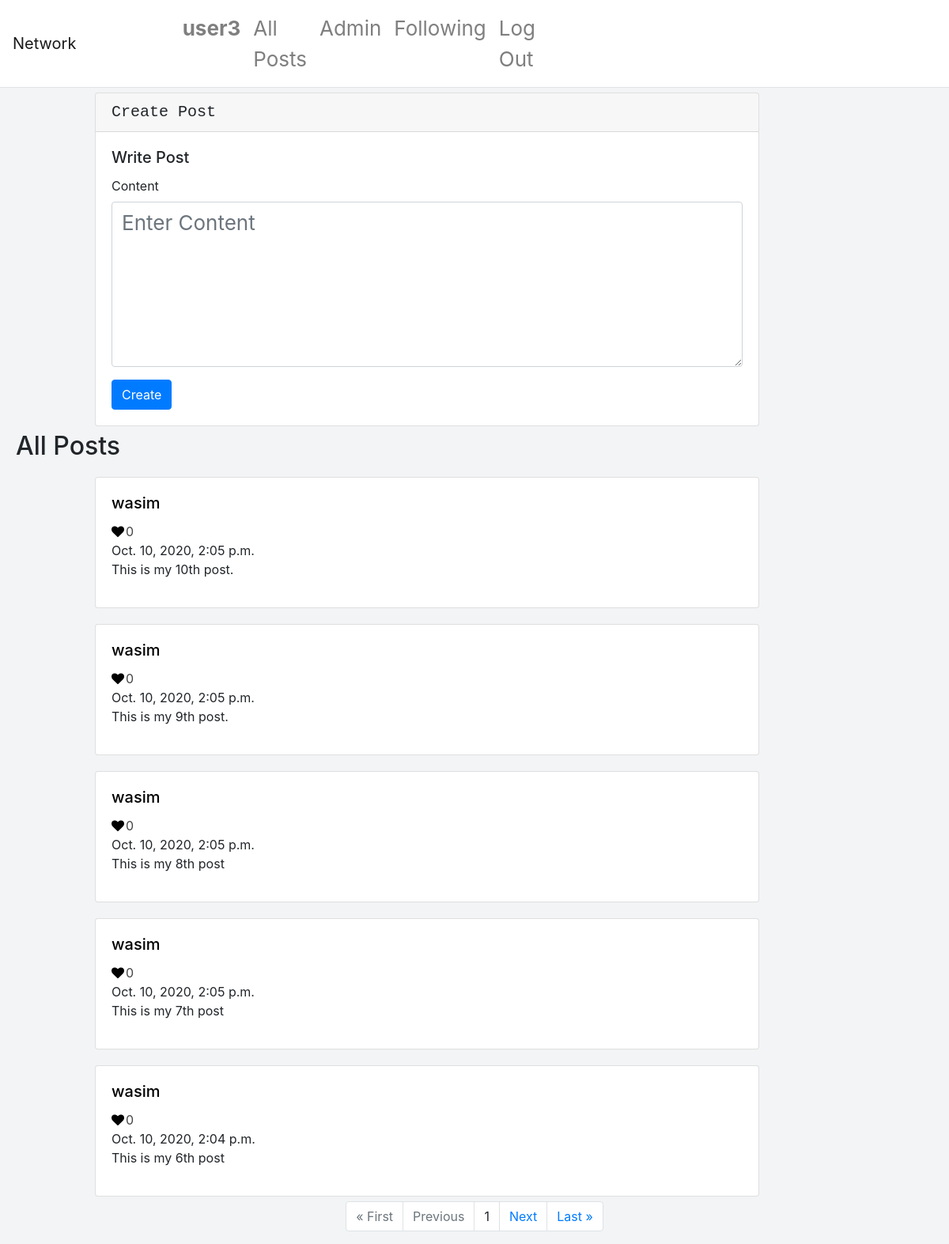
Before: / (signed in) with the older database file.
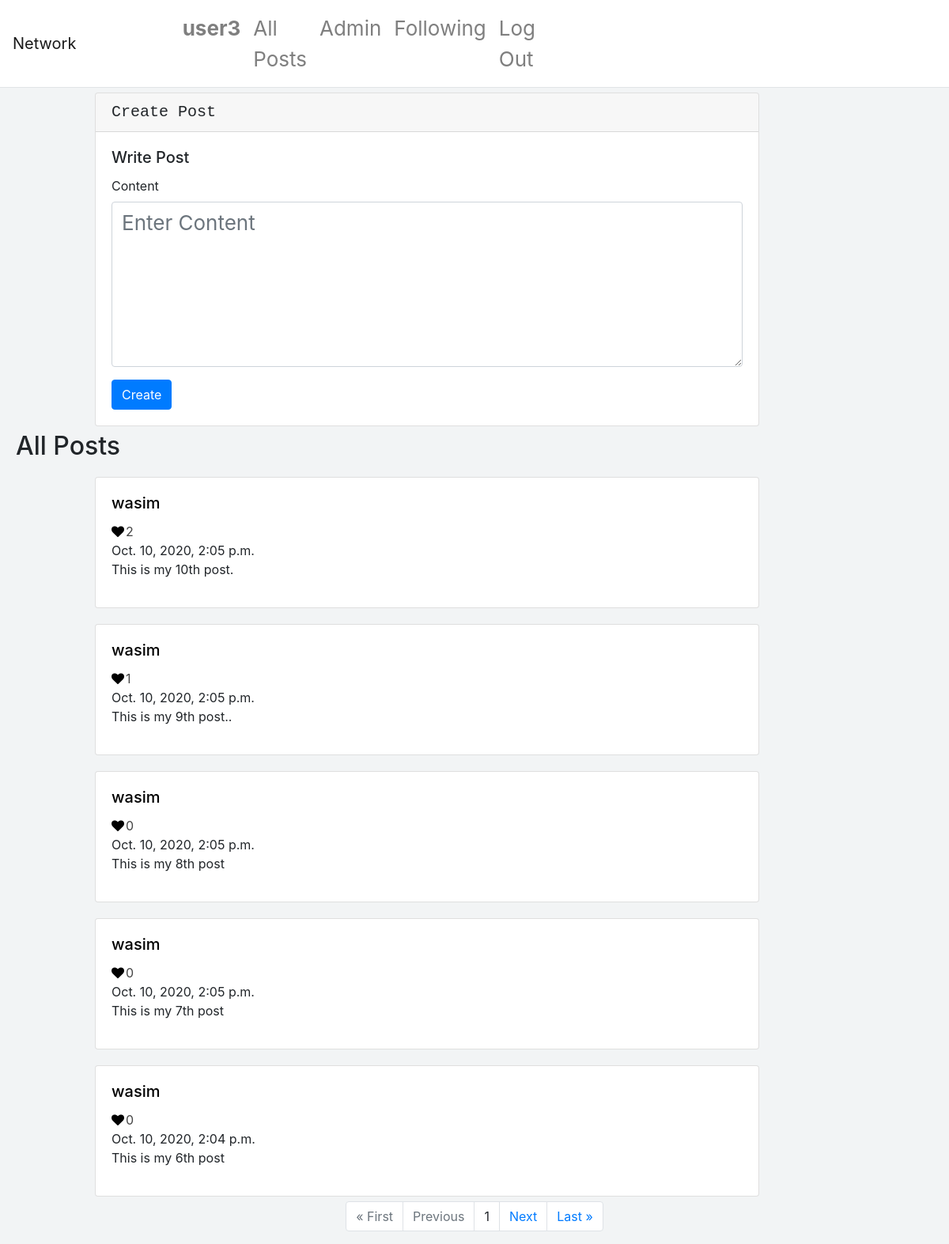
After: the same page with the newer database file.
### network/models.py (models this page shows, shortened)
class Post(models.Model):
    user = models.CharField(max_length=100)
    content = models.TextField()
    date = models.DateTimeField(auto_now_add=True)
    liked = models.ManyToManyField('User', default=None, blank=True, related_name='post_likes')

### network/views.py (the view)
# urls.py: path("", views.index, name="index"),
def index(request):
    if request.method == "GET":
        posts = Post.objects.all().order_by('-id')
        allpost = True
        paginator = Paginator(posts, 5) # Show 5 posts per page.
        page_number = request.GET.get('page')
        page_obj = paginator.get_page(page_number)
        return render(request, "network/index.html",{
            "AllPost" : allpost,
            "page_obj" : page_obj,
        })

### network/templates/network/index.html (shortened to what this page needs)
{% extends "network/layout.html" %}
{% block body %}
    {% if user.is_authenticated %}
<form action="{% url 'create' %}" method="POST">
    <div class="NewPosts" id="NewPosts">
        <div class="card" style="width:70%;margin-left: 10%;margin-right: 20%;">
            <h5 class="card-header">Create Post</h5>
            <div class="card-body">
                <h5 class="card-title">Write Post</h5>
                <div class="form-group">
                    <label for="exampleFormControlTextarea1">Content</label>
                    <textarea class="form-control" id="exampleFormControlTextarea1" rows="5" placeholder="Enter Content" name="content" required></textarea>
                  </div>
                <button type="submit" class="btn btn-primary">Create</button>
            </div>
        </div>
    </div>
</form>
    {% endif %}
    {% if AllPost %}
    <h2 style="margin-left: 20px;">All Posts</h2>
    {% for post in page_obj %}
        <div class="card" style="width:70%;margin-left: 10%;margin-right: 20%;margin-top: 20px;">
            <div class="card-body">
                <a href="{% url 'viewprofile' post.user %}"><h5 class="card-title">{{post.user}}</h5></a>
                {% if request.user == post.user %}
                <button onclick="edit_post({{post.id}})" id="{{post.id}}" class="btn btn-outline-primary edit-btn" style="float: right;">Edit</button>
            <button type="button" class="delete" data-toggle="modal" data-target="#delete">Delete</button>
            {% elif request.user in post.liked.all %}
            <a class="likebutton" href="#" data-catid="{{ post.id }}" id="{{post.id}}" data-total="{{post.liked.all.count}}"  data-value="Unlike" value="submit"><i class="fa fa-heart" id="heart{{post.id}}" style="color:red;"></i><span id="liked{{post.id}}">{{post.liked.all.count}}</span></a>
            {% else %}
            <a class="likebutton" href="#" data-catid="{{ post.id }}" id="{{post.id}}" data-total="{{post.liked.all.count}}"  data-value="Like" value="submit"><i class="fa fa-heart" id="heart{{post.id}}" style="color:black;"></i><span id="liked{{post.id}}">{{post.liked.all.count}}</span></a>
            {% endif %}
                <div class="form-group{{post.id}}" id="form-group{{post.id}}" style="display: block;">
                    <p>{{post.date}}<br>{{post.content}}</p>
                </div>
            </div>
        </div>
    {% endfor %}
    {% endif %}
    <div class="container">
        <ul class="pagination justify-content-center">
            {% if page_obj.has_previous %}
                <li class="page-item"><a href="?page=1" class="page-link">&laquo; First</a></li>
                <li class="page-item"><a href="?page={{ page_obj.previous_page_number }}" class="page-link">Previous</a></li>
            {% else %}
            <li class="page-item disabled"><a class="page-link">&laquo; First</a></li>
            <li class="page-item disabled"><a class="page-link">Previous</a></li>
            {% endif %}
            {% if page_obj.number %}
            <li class="page-item"><a class="page-link">{{ page_obj.number }}</a></li>
            {% else %}
            <li class="page-item"><a class="page-link">0</a></li>
            {% endif %}
            {% if page_obj.has_next %}
            <li class="page-item"><a href="?page={{ page_obj.next_page_number }}" class="page-link">Next</a></li>
            <li class="page-item"><a href="?page={{ page_obj.paginator.num_pages }}" class="page-link">Last &raquo;</a></li>
            {% else %}
            <li class="page-item disabled"><a class="page-link">Next</a></li>
            <li class="page-item disabled"><a class="page-link">Last &raquo;</a></li>
            {% endif %}
        </ul>
    </div>
{% endblock %}

Changed rows visible on the page:
computed for Post "This is my 10th post.": liked.all.count "0" → "2"
changed Post: liked.all.count "0" → "1"; content "This is my 9th post." → "This is my 9th post.."
